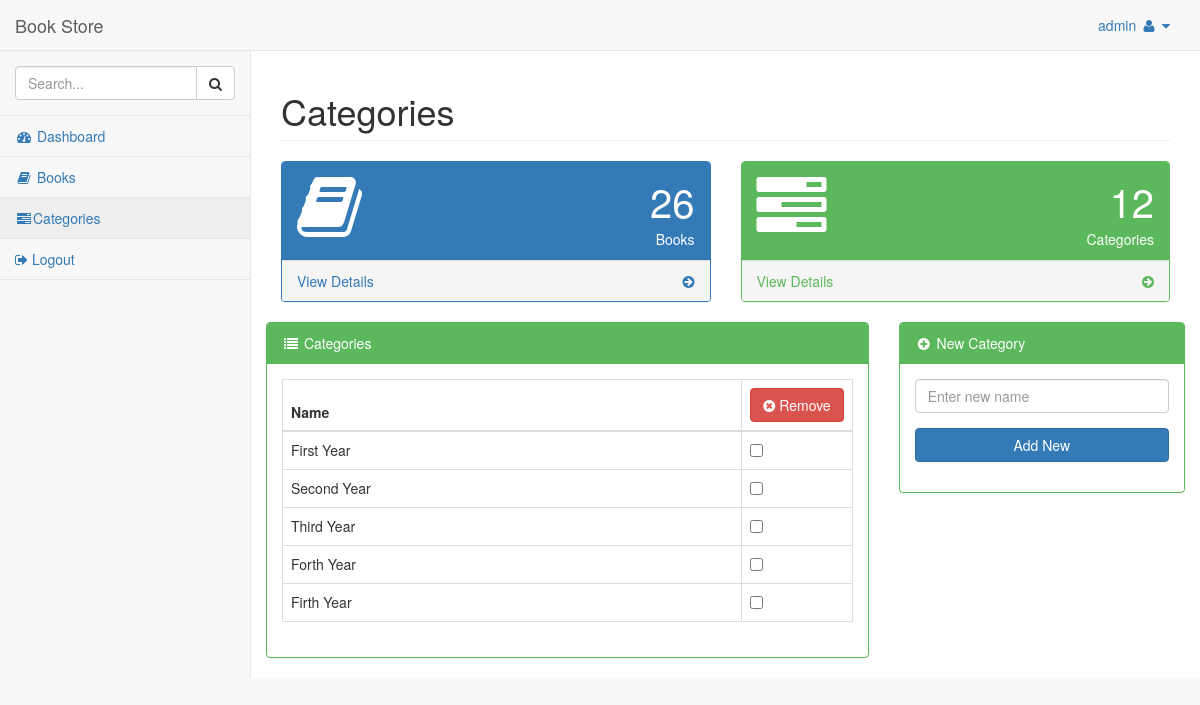
/template/category.php (signed in), run on the app's committed database.
### tables this page shows
CREATE TABLE `catagory` (
  `id` int(11) NOT NULL,
  `name` varchar(255) NOT NULL,
  `created_date` datetime NOT NULL
);

### config.php (called while the page is built, shortened)
<?php
    class BookstoreUser{
        public function __construct()
        {
            try{
                $this->db=new PDO('mysql:host=localhost;dbname=Bookstore','root','root');
            }catch (PDOException $e){
                die($e);
            }
        }
        public function showCategory(){
            $res=$this->db->query("SELECT * FROM catagory");
            return $res;
        }
    }
?>

### template/category.php (the view, shortened to what this page needs)
<?php
include ("../config.php")?>
<!DOCTYPE html>
<html lang="en">
<head>
    <link href="vendor/bootstrap/css/bootstrap.min.css" rel="stylesheet">
    <link href="vendor/metisMenu/metisMenu.min.css" rel="stylesheet">
    <link href="css/sb-admin-2.css" rel="stylesheet">
    <link href="vendor/morrisjs/morris.css" rel="stylesheet">
    <link href="vendor/font-awesome/css/font-awesome.min.css" rel="stylesheet" type="text/css">
</head>
<body>
<div id="wrapper">
    <nav class="navbar navbar-default navbar-static-top" role="navigation" style="margin-bottom: 0">
        <div class="navbar-header">
            <a class="navbar-brand" href="/">Book Store</a>
        </div>
        <ul class="nav navbar-top-links navbar-right">
            <li class="dropdown">
                <a class="dropdown-toggle" data-toggle="dropdown" href="#">
                    <?php
                    echo $_SESSION['login']?>
                    <i class="fa fa-user fa-fw"></i> <i class="fa fa-caret-down"></i>
                </a>
            </li>
        </ul>
        <div class="navbar-default sidebar" role="navigation">
            <div class="sidebar-nav navbar-collapse">
                <ul class="nav" id="side-menu">
                    <li class="sidebar-search">
                        <div class="input-group custom-search-form">
                            <input type="text" class="form-control" placeholder="Search...">
                            <span class="input-group-btn">
                                <button class="btn btn-default" type="button">
                                    <i class="fa fa-search"></i>
                                </button>
                            </span>
                        </div>
                    </li>
                    <li>
                        <a href="dashboard.php"><i class="fa fa-dashboard fa-fw"></i> Dashboard</a>
                    </li>
                    <li>
                        <a href="book.php"><i class="fa fa-book fa-fw"></i> Books</a>
                    </li>
                    <li>
                        <a href="category.php"><i class="fa fa-tasks fa-fw"></i>Categories</a>
                    </li>
                    <li>
                        <a href="#"><i class="fa fa-sign-out"></i> Logout</a>
                    </li>
                </ul>
            </div>
        </div>
    </nav>
    <div id="page-wrapper">
        <div class="row">
            <div class="col-lg-12">
                <h1 class="page-header">Categories</h1>
            </div>
        </div>
        <div class="row">
            <div class="col-lg-6 col-md-6">
                <div class="panel panel-primary">
                    <div class="panel-heading">
                        <div class="row">
                            <div class="col-xs-3">
                                <i class="fa fa-book fa-5x"></i>
                            </div>
                            <div class="col-xs-9 text-right">
                                <div class="huge">26</div>
                                <div>Books</div>
                            </div>
                        </div>
                    </div>
                    <a href="book.php">
                        <div class="panel-footer">
                            <span class="pull-left">View Details</span>
                            <span class="pull-right"><i class="fa fa-arrow-circle-right"></i></span>
                            <div class="clearfix"></div>
                        </div>
                    </a>
                </div>
            </div>
            <div class="col-lg-6 col-md-6">
                <div class="panel panel-green">
                    <div class="panel-heading">
                        <div class="row">
                            <div class="col-xs-3">
                                <i class="fa fa-tasks fa-5x"></i>
                            </div>
                            <div class="col-xs-9 text-right">
                                <div class="huge">12</div>
                                <div>Categories</div>
                            </div>
                        </div>
                    </div>
                    <a href="category.php">
                        <div class="panel-footer">
                            <span class="pull-left">View Details</span>
                            <span class="pull-right"><i class="fa fa-arrow-circle-right"></i></span>
                            <div class="clearfix"></div>
                        </div>
                    </a>
                </div>
            </div>
            <div class="row">
                <div class="col-lg-8">
                    <div class="panel panel-green">
                        <div class="panel-heading">
                            <i class="fa fa-list fa-fw"></i> Categories
                        </div>
                        <div class="panel-body">
                            <form role="form" action="../removeCategory.php" method="post">
                                <div class="table-responsive">
                            <table class="table table-bordered">
                                <thead>
                                <tr>
                                    <th>Name</th>
                                    <th class="col-sm-1"><button type="submit" class="btn btn-block btn-danger"><i class="fa fa-times-circle"></i> Remove</button> </th>
                                </tr>
                                </thead>
                                <tbody>
                                <?php
                                $cat=new BookstoreUser();
                                $showCat=$cat->showCategory();
                                foreach ($showCat as $row){
                                    ?>
                                    <tr>
                                        <td><?php echo $row['name']?></td>
                                        <td><input type="checkbox" name="remCat[]" value="<?php echo $row['id']?>"> </td>
                                    </tr>
                                    <?php
                                }
                                ?>
                                </tbody>
                            </table>
                                </div>
                            </form>
                        </div>
                    </div>
                </div>
                <div class="col-lg-4">
                    <div class="panel panel-green">
                        <div class="panel-heading">
                            <i class="fa fa-plus-circle fa-fw"></i> New Category
                        </div>
                        <div class="panel-body">
                            <form role="form">
                                <div class="form-group">
                                    <input class="form-control" type="text" name="newCat" id="newCat" placeholder="Enter new name">
                                </div>
                                <div class="form-group">
                                    <button type="button" class="btn btn-block btn-primary" name="btnAddCat" id="btnAddCat">Add New</button>
                                </div>
                            </form>
                        </div>
                    </div>
                </div>
            </div>
        </div>
    </div>
</body>
</html>

### template/css/sb-admin-2.css (style rules this page uses)
body { background-color: #f8f8f8; }
#wrapper { width: 100%; }
#page-wrapper { padding: 0 15px; min-height: 568px; background-color: white; }
@media (min-width: 768px) { #page-wrapper { position: inherit; margin: 0 0 0 250px; padding: 0 30px; border-left: 1px solid #e7e7e7; } }
.navbar-top-links { margin-right: 0; }
.navbar-top-links li { display: inline-block; }
.navbar-top-links li:last-child { margin-right: 15px; }
.navbar-top-links li a { padding: 15px; min-height: 50px; }
.sidebar .sidebar-nav.navbar-collapse { padding-left: 0; padding-right: 0; }
.sidebar .sidebar-search { padding: 15px; }
.sidebar ul li { border-bottom: 1px solid #e7e7e7; }
.sidebar ul li a.active { background-color: #eeeeee; }
@media (min-width: 768px) { .sidebar { z-index: 1; position: absolute; width: 250px; margin-top: 51px; } }
.huge { font-size: 40px; }
.panel-green { border-color: #5cb85c; }
.panel-green > .panel-heading { border-color: #5cb85c; color: white; background-color: #5cb85c; }
.panel-green > a { color: #5cb85c; }

### data on the page
catagory: name "First Year"
catagory: name "Second Year"
catagory: name "Third Year"
catagory: name "Forth Year"
catagory: name "Firth Year"

### other printed values
$_SESSION['login'] "admin"
